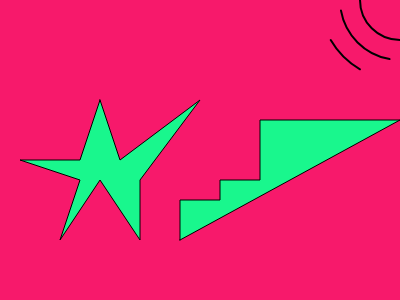
Frame 1 (no input)
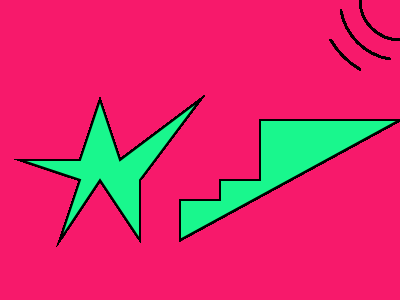
Frame 60 (no input)
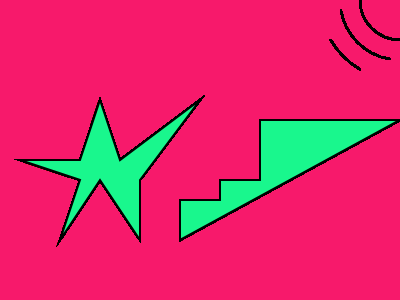
Frame 120 (the mouse pressed at the canvas centre since frame 60)

The p5.js sketch that drew these frames (run headless with seeded random() and noise() and a simulated clock; from frame 60 on, the mouse is pressed at the canvas centre):

// p5.js sketch
// ── sketch.js
function setup() {
  createCanvas(400, 300);
  background(247, 25, 107);
}

function draw() {

//Dancing star
  fill(25, 247, 141);
  beginShape();
  vertex(100, 100);
  vertex(120, 160);
  vertex(200, 100);
  vertex(140, 180);
  vertex(140, 240);
  vertex(100, 180);
  vertex(60, 240);
  vertex(80, 180);
  vertex(80, 180);
  vertex(20, 160);
  vertex(80, 160);
  endShape(CLOSE);

//Stairs
  beginShape();
  vertex(180, 240);
  vertex(180, 200);
  vertex(220, 200);
  vertex(220, 180);
  vertex(260, 180);
  vertex(260, 120);
  vertex(400, 120);
  vertex(400, 120);
  endShape(CLOSE);

//Sunbeams
  noFill();
  strokeWeight(2);
  arc(400, 0, 80, 80, HALF_PI, PI);
  arc(400, 0, 120, 120, radians(100), radians(170));
  arc(400, 0, 160, 160, radians(120), radians(150));
}
